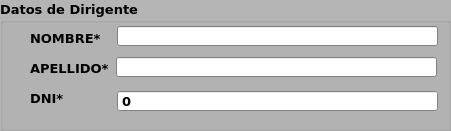
   <widget class="QGroupBox" name="groupBox">
    <property name="geometry">
     <rect>
      <x>24</x>
      <y>40</y>
      <width>451</width>
      <height>131</height>
     </rect>
    </property>
    <property name="palette">
     <palette>
      <active>
       <colorrole role="WindowText">
        <brush brushstyle="SolidPattern">
         <color alpha="255">
          <red>0</red>
          <green>0</green>
          <blue>0</blue>
         </color>
        </brush>
       </colorrole>
       <colorrole role="Button">
        <brush brushstyle="SolidPattern">
         <color alpha="255">
          <red>180</red>
          <green>180</green>
          <blue>180</blue>
         </color>
        </brush>
       </colorrole>
       <colorrole role="Light">
        <brush brushstyle="SolidPattern">
         <color alpha="255">
          <red>255</red>
          <green>255</green>
          <blue>255</blue>
         </color>
        </brush>
       </colorrole>
       <colorrole role="Midlight">
        <brush brushstyle="SolidPattern">
         <color alpha="255">
          <red>217</red>
          <green>217</green>
          <blue>217</blue>
         </color>
        </brush>
       </colorrole>
       <colorrole role="Dark">
        <brush brushstyle="SolidPattern">
         <color alpha="255">
          <red>90</red>
          <green>90</green>
          <blue>90</blue>
         </color>
        </brush>
       </colorrole>
       <colorrole role="Mid">
        <brush brushstyle="SolidPattern">
         <color alpha="255">
          <red>120</red>
          <green>120</green>
          <blue>120</blue>
         </color>
        </brush>
       </colorrole>
       <colorrole role="Text">
        <brush brushstyle="SolidPattern">
         <color alpha="255">
          <red>0</red>
          <green>0</green>
          <blue>0</blue>
         </color>
        </brush>
       </colorrole>
       <colorrole role="BrightText">
        <brush brushstyle="SolidPattern">
         <color alpha="255">
          <red>255</red>
          <green>255</green>
          <blue>255</blue>
         </color>
        </brush>
       </colorrole>
       <colorrole role="ButtonText">
        <brush brushstyle="SolidPattern">
         <color alpha="255">
          <red>0</red>
          <green>0</green>
          <blue>0</blue>
         </color>
        </brush>
       </colorrole>
       <colorrole role="Base">
        <brush brushstyle="SolidPattern">
         <color alpha="255">
          <red>255</red>
          <green>255</green>
          <blue>255</blue>
         </color>
        </brush>
       </colorrole>
       <colorrole role="Window">
        <brush brushstyle="SolidPattern">
         <color alpha="255">
          <red>180</red>
          <green>180</green>
          <blue>180</blue>
         </color>
        </brush>
       </colorrole>
       <colorrole role="Shadow">
        <brush brushstyle="SolidPattern">
         <color alpha="255">
          <red>0</red>
          <green>0</green>
          <blue>0</blue>
         </color>
        </brush>
       </colorrole>
       <colorrole role="AlternateBase">
        <brush brushstyle="SolidPattern">
         <color alpha="255">
          <red>217</red>
          <green>217</green>
          <blue>217</blue>
         </color>
        </brush>
       </colorrole>
       <colorrole role="ToolTipBase">
        <brush brushstyle="SolidPattern">
         <color alpha="255">
          <red>255</red>
          <green>255</green>
          <blue>220</blue>
         </color>
        </brush>
       </colorrole>
       <colorrole role="ToolTipText">
        <brush brushstyle="SolidPattern">
         <color alpha="255">
          <red>0</red>
          <green>0</green>
          <blue>0</blue>
         </color>
        </brush>
       </colorrole>
       <colorrole role="PlaceholderText">
        <brush brushstyle="SolidPattern">
         <color alpha="128">
          <red>0</red>
          <green>0</green>
          <blue>0</blue>
         </color>
        </brush>
       </colorrole>
      </active>
      <inactive>
       <colorrole role="WindowText">
        <brush brushstyle="SolidPattern">
         <color alpha="255">
          <red>0</red>
          <green>0</green>
          <blue>0</blue>
         </color>
        </brush>
       </colorrole>
       <colorrole role="Button">
        <brush brushstyle="SolidPattern">
         <color alpha="255">
          <red>180</red>
          <green>180</green>
          <blue>180</blue>
         </color>
        </brush>
       </colorrole>
       <colorrole role="Light">
        <brush brushstyle="SolidPattern">
         <color alpha="255">
          <red>255</red>
          <green>255</green>
          <blue>255</blue>
         </color>
        </brush>
       </colorrole>
       <colorrole role="Midlight">
        <brush brushstyle="SolidPattern">
         <color alpha="255">
          <red>217</red>
          <green>217</green>
          <blue>217</blue>
         </color>
        </brush>
       </colorrole>
       <colorrole role="Dark">
        <brush brushstyle="SolidPattern">
         <color alpha="255">
          <red>90</red>
          <green>90</green>
          <blue>90</blue>
         </color>
        </brush>
       </colorrole>
       <colorrole role="Mid">
        <brush brushstyle="SolidPattern">
         <color alpha="255">
          <red>120</red>
          <green>120</green>
          <blue>120</blue>
         </color>
        </brush>
       </colorrole>
       <colorrole role="Text">
        <brush brushstyle="SolidPattern">
         <color alpha="255">
          <red>0</red>
          <green>0</green>
          <blue>0</blue>
         </color>
        </brush>
       </colorrole>
       <colorrole role="BrightText">
        <brush brushstyle="SolidPattern">
         <color alpha="255">
          <red>255</red>
          <green>255</green>
          <blue>255</blue>
         </color>
        </brush>
       </colorrole>
       <colorrole role="ButtonText">
        <brush brushstyle="SolidPattern">
         <color alpha="255">
          <red>0</red>
          <green>0</green>
          <blue>0</blue>
         </color>
        </brush>
       </colorrole>
       <colorrole role="Base">
        <brush brushstyle="SolidPattern">
         <color alpha="255">
          <red>255</red>
          <green>255</green>
          <blue>255</blue>
         </color>
        </brush>
       </colorrole>
       <colorrole role="Window">
        <brush brushstyle="SolidPattern">
         <color alpha="255">
          <red>180</red>
          <green>180</green>
          <blue>180</blue>
         </color>
        </brush>
       </colorrole>
       <colorrole role="Shadow">
        <brush brushstyle="SolidPattern">
         <color alpha="255">
          <red>0</red>
          <green>0</green>
          <blue>0</blue>
         </color>
        </brush>
       </colorrole>
       <colorrole role="AlternateBase">
        <brush brushstyle="SolidPattern">
         <color alpha="255">
          <red>217</red>
          <green>217</green>
          <blue>217</blue>
         </color>
        </brush>
       </colorrole>
       <colorrole role="ToolTipBase">
        <brush brushstyle="SolidPattern">
         <color alpha="255">
          <red>255</red>
          <green>255</green>
          <blue>220</blue>
         </color>
        </brush>
       </colorrole>
       <colorrole role="ToolTipText">
        <brush brushstyle="SolidPattern">
         <color alpha="255">
          <red>0</red>
          <green>0</green>
          <blue>0</blue>
         </color>
        </brush>
       </colorrole>
       <colorrole role="PlaceholderText">
        <brush brushstyle="SolidPattern">
         <color alpha="128">
          <red>0</red>
          <green>0</green>
          <blue>0</blue>
         </color>
        </brush>
       </colorrole>
      </inactive>
      <disabled>
       <colorrole role="WindowText">
        <brush brushstyle="SolidPattern">
         <color alpha="255">
          <red>90</red>
          <green>90</green>
          <blue>90</blue>
         </color>
        </brush>
       </colorrole>
       <colorrole role="Button">
        <brush brushstyle="SolidPattern">
         <color alpha="255">
          <red>180</red>
          <green>180</green>
          <blue>180</blue>
         </color>
        </brush>
       </colorrole>
       <colorrole role="Light">
        <brush brushstyle="SolidPattern">
         <color alpha="255">
          <red>255</red>
          <green>255</green>
          <blue>255</blue>
         </color>
        </brush>
       </colorrole>
       <colorrole role="Midlight">
        <brush brushstyle="SolidPattern">
         <color alpha="255">
          <red>217</red>
          <green>217</green>
          <blue>217</blue>
         </color>
        </brush>
       </colorrole>
       <colorrole role="Dark">
        <brush brushstyle="SolidPattern">
         <color alpha="255">
          <red>90</red>
          <green>90</green>
          <blue>90</blue>
         </color>
        </brush>
       </colorrole>
       <colorrole role="Mid">
        <brush brushstyle="SolidPattern">
         <color alpha="255">
          <red>120</red>
          <green>120</green>
          <blue>120</blue>
         </color>
        </brush>
       </colorrole>
       <colorrole role="Text">
        <brush brushstyle="SolidPattern">
         <color alpha="255">
          <red>90</red>
          <green>90</green>
          <blue>90</blue>
         </color>
        </brush>
       </colorrole>
       <colorrole role="BrightText">
        <brush brushstyle="SolidPattern">
         <color alpha="255">
          <red>255</red>
          <green>255</green>
          <blue>255</blue>
         </color>
        </brush>
       </colorrole>
       <colorrole role="ButtonText">
        <brush brushstyle="SolidPattern">
         <color alpha="255">
          <red>90</red>
          <green>90</green>
          <blue>90</blue>
         </color>
        </brush>
       </colorrole>
       <colorrole role="Base">
        <brush brushstyle="SolidPattern">
         <color alpha="255">
          <red>180</red>
          <green>180</green>
          <blue>180</blue>
         </color>
        </brush>
       </colorrole>
       <colorrole role="Window">
        <brush brushstyle="SolidPattern">
         <color alpha="255">
          <red>180</red>
          <green>180</green>
          <blue>180</blue>
         </color>
        </brush>
       </colorrole>
       <colorrole role="Shadow">
        <brush brushstyle="SolidPattern">
         <color alpha="255">
          <red>0</red>
          <green>0</green>
          <blue>0</blue>
         </color>
        </brush>
       </colorrole>
       <colorrole role="AlternateBase">
        <brush brushstyle="SolidPattern">
         <color alpha="255">
          <red>180</red>
          <green>180</green>
          <blue>180</blue>
         </color>
        </brush>
       </colorrole>
       <colorrole role="ToolTipBase">
        <brush brushstyle="SolidPattern">
         <color alpha="255">
          <red>255</red>
          <green>255</green>
          <blue>220</blue>
         </color>
        </brush>
       </colorrole>
       <colorrole role="ToolTipText">
        <brush brushstyle="SolidPattern">
         <color alpha="255">
          <red>0</red>
          <green>0</green>
          <blue>0</blue>
         </color>
        </brush>
       </colorrole>
       <colorrole role="PlaceholderText">
        <brush brushstyle="SolidPattern">
         <color alpha="128">
          <red>0</red>
          <green>0</green>
          <blue>0</blue>
         </color>
        </brush>
       </colorrole>
      </disabled>
     </palette>
    </property>
    <property name="font">
     <font>
      <family>Verdana</family>
      <pointsize>10</pointsize>
      <bold>true</bold>
     </font>
    </property>
    <property name="autoFillBackground">
     <bool>true</bool>
    </property>
    <property name="title">
     <string>Datos de Dirigente</string>
    </property>
    <widget class="QLabel" name="label_2">
     <property name="geometry">
      <rect>
       <x>30</x>
       <y>30</y>
       <width>71</width>
       <height>16</height>
      </rect>
     </property>
     <property name="text">
      <string>NOMBRE*</string>
     </property>
    </widget>
    <widget class="QLabel" name="label_4">
     <property name="geometry">
      <rect>
       <x>30</x>
       <y>60</y>
       <width>81</width>
       <height>16</height>
      </rect>
     </property>
     <property name="text">
      <string>APELLIDO*</string>
     </property>
    </widget>
    <widget class="QLabel" name="label_6">
     <property name="geometry">
      <rect>
       <x>30</x>
       <y>90</y>
       <width>71</width>
       <height>16</height>
      </rect>
     </property>
     <property name="text">
      <string>DNI*</string>
     </property>
    </widget>
    <widget class="QLineEdit" name="lineEdit_2">
     <property name="geometry">
      <rect>
       <x>117</x>
       <y>26</y>
       <width>321</width>
       <height>20</height>
      </rect>
     </property>
    </widget>
    <widget class="QLineEdit" name="lineEdit_3">
     <property name="geometry">
      <rect>
       <x>116</x>
       <y>57</y>
       <width>321</width>
       <height>20</height>
      </rect>
     </property>
    </widget>
    <widget class="QSpinBox" name="spinBox_2">
     <property name="geometry">
      <rect>
       <x>117</x>
       <y>90</y>
       <width>321</width>
       <height>22</height>
      </rect>
     </property>
     <property name="frame">
      <bool>true</bool>
     </property>
     <property name="buttonSymbols">
      <enum>QAbstractSpinBox::ButtonSymbols::NoButtons</enum>
     </property>
     <property name="keyboardTracking">
      <bool>true</bool>
     </property>
     <property name="showGroupSeparator" stdset="0">
      <bool>false</bool>
     </property>
     <property name="maximum">
      <number>999999999</number>
     </property>
    </widget>
   </widget>
